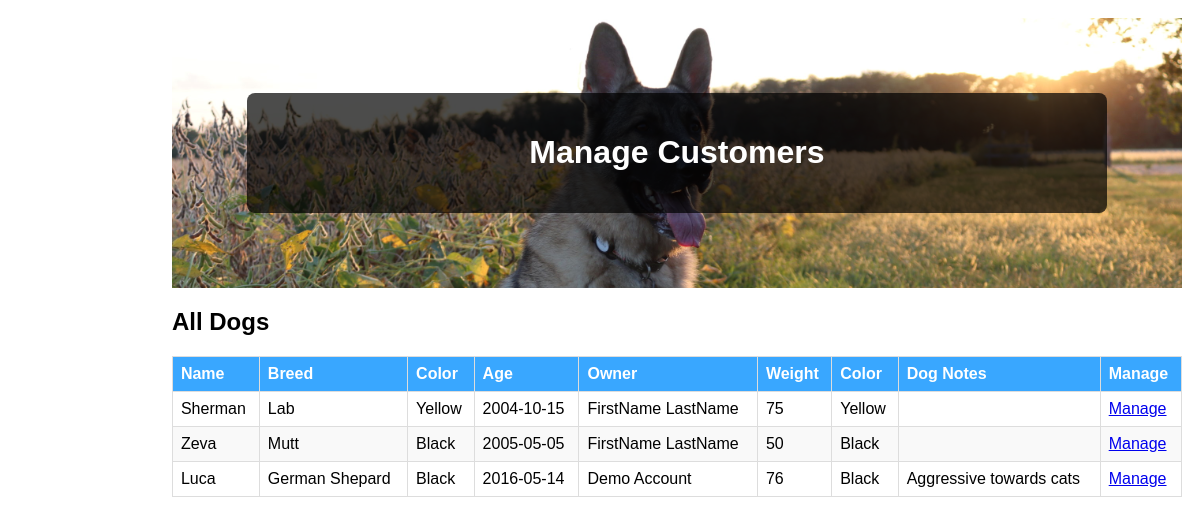
Screenshot of /php/AdminPortal/ViewDogs.php (signed in) with the database file from the repository.
### tables this page shows
CREATE TABLE `dog` (
  `DogID` int(11) NOT NULL,
  `DogName` varchar(30) NOT NULL,
  `Breed` varchar(30) NOT NULL,
  `DogDOB` date NOT NULL,
  `Sex` char(1) NOT NULL,
  `isFixed` tinyint(1) NOT NULL,
  `Weight` int(3) NOT NULL,
  `Color` varchar(16) NOT NULL,
  `HasForms` tinyint(1) NOT NULL DEFAULT 0,
  `DogOtherInfo` varchar(500) NOT NULL,
  `CustID` int(11) NOT NULL
);

CREATE TABLE `customer` (
  `CustID` bigint(20) NOT NULL,
  `CustFirstName` varchar(100) NOT NULL,
  `CustLastName` varchar(100) NOT NULL,
  `CustPhone` varchar(20) NOT NULL,
  `CustAddress` varchar(100) NOT NULL,
  `CustCity` varchar(100) NOT NULL,
  `CustState` varchar(100) NOT NULL,
  `CustZip` varchar(100) NOT NULL,
  `AcctEmail` varchar(100) NOT NULL,
  `User_ID` bigint(20) NOT NULL
);

### php/UserHandling/classes/Config.php (called while the page is built)
<?php
class Config {
    public static function get($path = null) {
        if($path) {
            $config = $GLOBALS['config'];
            $path = explode('/',$path);
            foreach($path as $bit ) {
                if(isset($config[$bit])) {
                    $config = $config[$bit];
                } else {
                    return false;
                }
            }
            return $config;
        }
        return false;
    }
}

### php/UserHandling/classes/DB.php (called while the page is built, shortened)
<?php
class DB {
    private static $_instance = null;
    private $_pdo,
            $_query,
            $_lastQuery,
            $_error = false,
            $_results,
            $_count = 0;
    private function __construct() {
        try {
            $this->_pdo = new PDO('mysql:host=' . Config::get('mysql/host') . ';dbname=' . Config::get('mysql/db'),Config::get('mysql/username'), Config::get('mysql/password'));
        } catch (PDOException $e) {
            die($e->getMessage());
        }
    }
    public static function getInstance() {
        if(!isset(self::$_instance)) {
            self::$_instance = new DB();
        }
        return self::$_instance;
    }
    public function query($sql, $params = array()) {
        $this->_error = false;
        if($this->_query = $this->_pdo->prepare($sql)) {
            $x=1;
            if(count($params)) {
                foreach($params as $param) {
                    $this->_query->bindValue($x, $param);
                    $x++;
                }
            }
            if($this->_query->execute()) {
                $this->_results = $this->_query->fetchAll(PDO::FETCH_OBJ);
                $this->_count = $this->_query->rowCount();
            } else {
                $this->_error = true;
            }
        }
        return $this;
    }
    public function get($table, $where) {
        return $this->action('SELECT *', $table, $where);
    }
    public function results() {
        return $this->_results;
    }
    public function first() {
        return $this->results()[0];
    }
    private function action ($action, $table, $where = array()) {
        if(count($where) === 3) {
            $operators = array('=','>','<','<=','>=');
            $field      = $where[0];
            $operator   = $where[1];
            $value      = $where[2];
            if (in_array($operator, $operators)) {
                $sql = "{$action} FROM {$table} WHERE {$field} {$operator} ?";
                if(!$this->query($sql,array($value))->error()) {
                    return $this;
                }
            }
        }
        return false;
    }
    public function count() {
        return $this->_count;
    }
    public function error() {
        return $this->_error;
    }
}

### php/UserHandling/classes/User.php (called while the page is built, shortened)
<?php
class User {
    private $_db,
            $_data,
            $_sessionName,
            $_cookieName,
            $_isLoggedIn;
    public function __construct($user = null) {
        $this->_db = DB::getInstance();
        $this->_sessionName = Config::get('session/session_name');
        if(!$user) {
            if(Session::exists($this->_sessionName)) {
                $user = Session::get($this->_sessionName);
                if($this->find($user)) {
                    $this->_isLoggedIn = true;
                } else {
                }
            }
        } else {
            $this->find($user);
        }
    }
    public function find($user = null) {
        if($user) {
            $field = (is_numeric($user)) ? 'id' : 'username';
            $data = $this->_db->get('users', array($field, '=', $user));
            if($data->count() > 0) {
                return true;
            }
        }
        return false;
    }
    public function isLoggedIn() {
        return $this->_isLoggedIn;
    }
}

### php/UserHandling/classes/Session.php (called while the page is built, shortened)
<?php
class Session {
    public static function exists($name) {
        return (isset($_SESSION[$name])) ? true : false;
    }
    public static function get($name) {
        return $_SESSION[$name];
    }
}

### php/UserHandling/classes/Dog.php (called while the page is built, shortened)
<?php
class Dog {
    private $_db,
            $_dogData,
            $_sessionName;
    public function __construct() {
        $this->_db = DB::getInstance();
    }
    public function findAllDogs() {
        $data = $this->_db->get('dog', array('1', '=', '1'));
        if($data->count() > 0) {
            $this->_dogData = $data->results();
            return true;
        }
        return false;
    }
    public function data(){
        return $this->_dogData;
    }
}

### php/UserHandling/classes/Customer.php (called while the page is built, shortened)
<?php
class Customer {
    private $_db,
            $_customerData,
            $_sessionName;
    public function __construct() {
        $this->_db = DB::getInstance();
    }
    public function getCustomerData() {
        return $this->_customerData;
    }
    public function findCustInfoWithCustID($customer = null){
        if($customer){
            $fields = 'CustID';
            $data = $this->_db->get('customer', array($fields, '=', $customer));
            if($data->count() > 0) {
                $this->_customerData = $data->first();
                return true;
            }
        }else{
            return false;
        }
    }
}

### php/AdminPortal/ViewDogs.php (the view, shortened to what this page needs)
<?php
    $user = new User();
    if($user->isLoggedIn()) {
?>
<!DOCTYPE html>
<html>
<head>
    <link rel="stylesheet" href="/PeaceOfHeavenWebPage/css/AdminHome.css">
</head>
<body>
    <div class=content>
        <div class="header">
            <div class="welcome-box">
            <h1>Manage Customers</h1>
            </div>
        </div>
        <h2>All Dogs</h2>
        <table>
            <thead>
            <tr>
                <th>Name</th>
                <th>Breed</th>
                <th>Color</th>
                <th>Age</th>
                <th>Owner</th>
                <th>Weight</th>
                <th>Color</th>
                <th>Dog Notes</th>
                <th>Manage</th>
            </tr>
            </thead>
            <tbody>
            <?php
                $dog = new Dog();
                $customer = new Customer();
                $dog->findAllDogs();
                $allDogs = $dog->data();
                if(!empty($allDogs)){
                    foreach ($allDogs as $dog){
                        $customer->findCustInfoWithCustID($dog->CustID);
                        $customerData = $customer->getCustomerData();
                        echo '<tr>';
                        echo '<td>' . $dog->DogName . '</td>';
                        echo '<td>' . $dog->Breed . '</td>';
                        echo '<td>' . $dog->Color . '</td>';
                        echo '<td>' . $dog->DogDOB .'</td>';
                        echo '<td>' . $customerData->CustFirstName . ' ' . $customerData->CustLastName . '</td>';
                        echo '<td>' . $dog->Weight . '</td>';
                        echo '<td>' . $dog->Color . '</td>';
                        echo '<td>' . $dog->DogOtherInfo . '</td>';
                        echo '<td>'
                            . '<p><a href="ManageDogInfo.php?DogID='
                            . urlencode($dog->DogID) .'">Manage</a></p>'.
                            '</td>';
                        echo '</tr>';
                    }
                }
            ?>
            </tbody>
        </table>
        <br><br>
</div>
</body>
</html>
<?php
}else{Redirect::to('../UserHandling/login.php');} ?>

### css/AdminHome.css (style rules this page uses)
.content { margin-left: 13%; padding: 10px; }
body { font-family: 'Arial', sans-serif; }
.header { background-image: url('/PeaceOfHeavenWebPage/Img/AdminPortal-Header.jpg'); background-size: cover; background-position: 80% 20%; color: #fff; text-align: center; padding: 75px; }
.welcome-box { background-color: rgba(0, 0, 0, 0.7); padding: 20px; border-radius: 8px; }
table { width: 100%; border-collapse: collapse; margin-top: 20px; }
thead { background-color: #39A7FF; color: white; }
th, td { border: 1px solid #dddddd; text-align: left; padding: 8px; }
tr:nth-child(even) { background-color: #f9f9f9; }

### rows the page displays
dog: DogName "Sherman", Breed "Lab", Color "Yellow", DogDOB "2004-10-15", CustID.CustFirstName "FirstName", CustID.CustLastName "LastName", Weight "75"
dog: DogName "Zeva", Breed "Mutt", Color "Black", DogDOB "2005-05-05", CustID.CustFirstName "FirstName", CustID.CustLastName "LastName", Weight "50"
dog: DogName "Luca", Breed "German Shepard", Color "Black", DogDOB "2016-05-14", CustID.CustFirstName "Demo", CustID.CustLastName "Account", Weight "76", DogOtherInfo "Aggressive towards cats"
